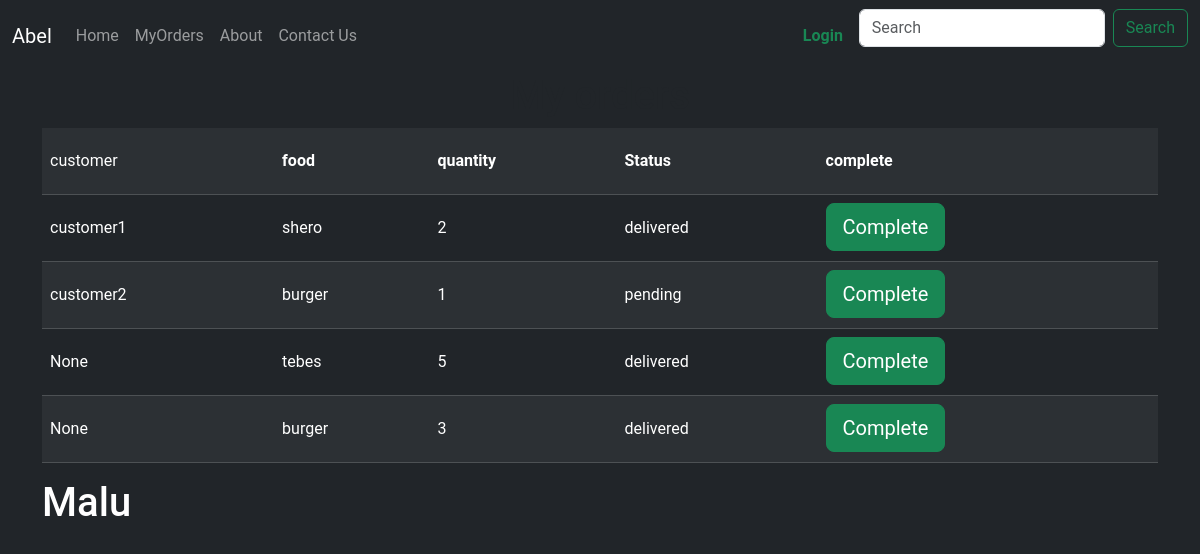
Before: /all_order/ with the older database file.
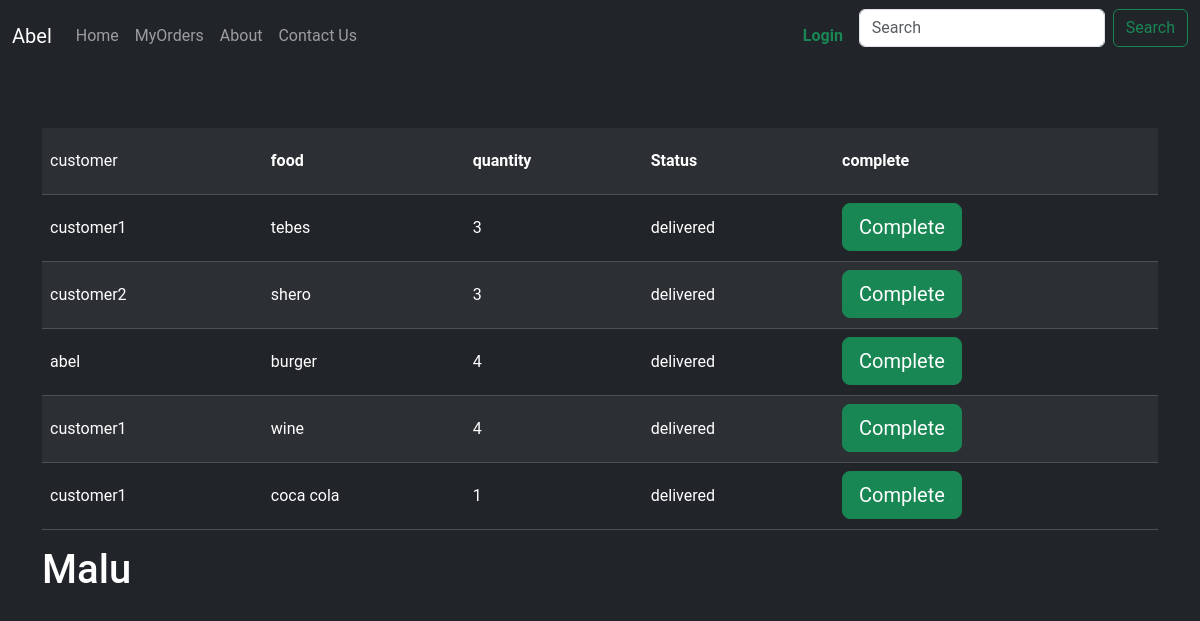
After: the same page with the newer database file.
### orders/models.py (models this page shows, shortened)
class OrderFood(models.Model):
        STATUS = (
            ('Pending', 'Pending'),
            ('out of delivery', 'out of delivery'),
            ('Delivered', 'Delivered'),
        )
        customer = models.ForeignKey(User, on_delete=models.CASCADE,null=True)
        food = models.ForeignKey(Food, on_delete=models.CASCADE)
        quantity = models.PositiveSmallIntegerField()
        status = models.BooleanField(default=False)
        on_road = models.BooleanField(default=False)

class Food(models.Model):
    name = models.CharField(max_length=255)
    description = models.TextField(max_length=255)
    price = models.PositiveBigIntegerField()
    ingredients = models.CharField(max_length=255)
    picture = models.ImageField(null=True)
    def __str__(self) -> str:
        return self.name

class OrderDrink(models.Model):
        STATUS = (
            ('Pending', 'Pending'),
            ('out of delivery', 'out of delivery'),
            ('Delivered', 'Delivered'),
        )
        customer = models.ForeignKey(User, on_delete=models.CASCADE, null=True)
        Drink = models.ForeignKey(Drink, on_delete=models.CASCADE)
        quantity = models.PositiveSmallIntegerField()
        status = models.BooleanField(default=False)
        on_road = models.BooleanField(default=False)

class Drink(models.Model):
    CATEGORY = (
        ('SOFT', 'SOFT DRINK'),
        ('ALCOHOL', 'ALCOHOL DRINK'),
    )
    name=models.CharField(max_length=255)
    size = models.CharField(max_length=255)
    category = models.CharField(max_length=255, choices=CATEGORY )
    picture = models.ImageField(null=True)
    def __str__(self) -> str:
        return self.name

### orders/views.py (the view)
# urls.py: path('all_order/',views.all_orders, name='all_order'),
def all_orders(request):
    ordered_foods = OrderFood.objects.all()
    ordered_drinks = OrderDrink.objects.all()
    context = {
        'ordered_foods':ordered_foods,
        'ordered_drinks':ordered_drinks
    }
    return render(request,'orders/all_orders.html',context)

### orders/templates/orders/all_orders.html
{% extends 'base.html' %}
{%  block content %}
<h1 class="text-center">My orders</h1>
<div class="container-lg">
    <table class="table table-xxl table table-dark table-striped table-hover p-5 caption-top">
        <tr>
            <td>customer</td>
            <th>food</th>
            <th>quantity</th>
            <th>Status</th>
            <th>complete</th>
        </tr>
        {% for order in ordered_foods %}
        <tr class="p-5">
            <td>{{order.customer}}</td>
            <td>{{order.food}}</td>
            <td>{{order.quantity}}</td>
        {% if order.status == True %}
                <td>delivered</td>
        {% else %}
        <td>pending</td>
        {% endif %}
            <td><a href="{% url 'orders:delivered' order.id  %}" class="btn btn-lg btn-success">Complete</a></td>
        </tr>
        {% endfor%}
        {% for order in ordered_drinks %}
        <tr class="p-5">
            <td>{{order.customer}}</td>
            <td>{{order.Drink}}</td>
            <td>{{order.quantity}}</td>
            {% if order.status == True %}
            <td>delivered</td>
            {% else %}
            <td>pending</td>
            {% endif  %}
            <td><a href="{% url 'orders:on_road' order.id %}" class="btn btn-lg btn-success">Complete</a></td>
        </tr>
        {% endfor%}
    </table>
    {% with name='Malu' %}
    <h1 class="text-white">{{name}}</h1>
    {% endwith %}
</div>
{% endblock  %}

### templates/base.html (shortened to what this page needs)
<html lang="en">
<head>
    {% load bootstrap5 %}
    {% bootstrap_css %}
    {% load static %}
    <link rel="stylesheet" href="{% static 'styles.css' %}">
</head>
<body   class="bg-dark">
   {% include 'navbar.html' %}
    {% block content %}
    {% endblock %}

### templates/navbar.html (shortened to what this page needs)
<nav class="navbar navbar-expand-lg navbar-dark bg-dark ">
    <div class="container-xxl">
        <a class="navbar-brand" href="#">Abel</a>
        <div class="collapse navbar-collapse " id="main-nav">
            <ul class="navbar-nav">
                <li class="nav-item">
                    <a class="nav-link" href="/">Home</a>
                </li>
                <li class="nav-item">
                    <a class="nav-link" href="{% url 'orders:my_order' %}">MyOrders</a>
                </li>
                <li class="nav-item">
                    <a class="nav-link" href="#About">About</a>
                </li>
                <li class="nav-item ">
                    <a class="nav-link" href="#contact">Contact Us</a>
                </li>
            </ul>
        </div>
        {% if not request.user.is_authenticated %}
        <div class="m-3">
            <a href="{% url 'accounts:login' %}" class="nav-link text-success fw-bold">Login</a>
        </div>
        {% endif %}
        <form class="d-flex">
            <input class="form-control me-2" type="search" placeholder="Search" aria-label="Search">
            <button class="btn btn-outline-success" type="submit">Search</button>
        </form>
    </div>
</nav>

### assets/styles.css (style rules this page uses)
body { font-family: 'Roboto'; font-size: 16px; }
.table tr { line-height: 50px; }

Changed rows visible on the page:
removed OrderFood: customer "None", food "burger", quantity "3", status "delivered"
changed OrderFood "customer1": food "shero" → "tebes"; quantity "2" → "3"
changed OrderFood "customer2": food "burger" → "shero"; quantity "1" → "3"; status "pending" → "delivered"
changed OrderFood: customer "None" → "abel"; food "tebes" → "burger"; quantity "5" → "4"
added OrderDrink: customer "customer1", Drink "wine", quantity "4", status "delivered"
added OrderDrink: customer "customer1", Drink "coca cola", quantity "1", status "delivered"
